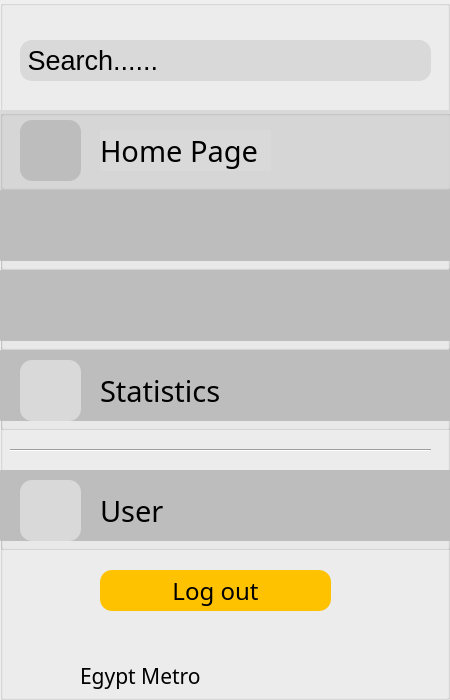
  <widget class="QGroupBox" name="groupBox">
   <property name="geometry">
    <rect>
     <x>0</x>
     <y>0</y>
     <width>450</width>
     <height>700</height>
    </rect>
   </property>
   <property name="title">
    <string/>
   </property>
   <widget class="QGroupBox" name="groupBox_2">
    <property name="geometry">
     <rect>
      <x>0</x>
      <y>110</y>
      <width>451</width>
      <height>80</height>
     </rect>
    </property>
    <property name="styleSheet">
     <string notr="true">background-color: #D9D9D9;</string>
    </property>
    <property name="title">
     <string/>
    </property>
    <widget class="QLabel" name="label">
     <property name="geometry">
      <rect>
       <x>20</x>
       <y>10</y>
       <width>61</width>
       <height>61</height>
      </rect>
     </property>
     <property name="styleSheet">
      <string notr="true">background-color: #BDBDBD;
border-radius: 12;
</string>
     </property>
     <property name="text">
      <string/>
     </property>
    </widget>
    <widget class="QLabel" name="home">
     <property name="geometry">
      <rect>
       <x>30</x>
       <y>20</y>
       <width>49</width>
       <height>41</height>
      </rect>
     </property>
     <property name="styleSheet">
      <string notr="true">background-color: #BDBDBD;</string>
     </property>
     <property name="text">
      <string/>
     </property>
    </widget>
    <widget class="QLabel" name="label_2">
     <property name="geometry">
      <rect>
       <x>100</x>
       <y>20</y>
       <width>171</width>
       <height>41</height>
      </rect>
     </property>
     <property name="font">
      <font>
       <family>BAXAUTRIAL</family>
       <pointsize>22</pointsize>
      </font>
     </property>
     <property name="text">
      <string>Home Page</string>
     </property>
    </widget>
   </widget>
   <widget class="QGroupBox" name="groupBox_3">
    <property name="geometry">
     <rect>
      <x>0</x>
      <y>190</y>
      <width>451</width>
      <height>80</height>
     </rect>
    </property>
    <property name="title">
     <string/>
    </property>
    <widget class="QPushButton" name="pushButton_2">
     <property name="geometry">
      <rect>
       <x>0</x>
       <y>0</y>
       <width>451</width>
       <height>71</height>
      </rect>
     </property>
     <property name="font">
      <font>
       <family>BAXAUTRIAL</family>
       <pointsize>18</pointsize>
      </font>
     </property>
     <property name="styleSheet">
      <string notr="true">background-color: #BDBDBD;
border-radius: 1;</string>
     </property>
     <property name="text">
      <string/>
     </property>
    </widget>
   </widget>
   <widget class="QGroupBox" name="groupBox_4">
    <property name="geometry">
     <rect>
      <x>0</x>
      <y>270</y>
      <width>451</width>
      <height>80</height>
     </rect>
    </property>
    <property name="title">
     <string/>
    </property>
    <widget class="QPushButton" name="pushButton_4">
     <property name="geometry">
      <rect>
       <x>0</x>
       <y>0</y>
       <width>451</width>
       <height>71</height>
      </rect>
     </property>
     <property name="font">
      <font>
       <family>BAXAUTRIAL</family>
       <pointsize>18</pointsize>
      </font>
     </property>
     <property name="styleSheet">
      <string notr="true">background-color: #BDBDBD;
border-radius: 1;</string>
     </property>
     <property name="text">
      <string/>
     </property>
    </widget>
   </widget>
   <widget class="QGroupBox" name="groupBox_5">
    <property name="geometry">
     <rect>
      <x>0</x>
      <y>350</y>
      <width>451</width>
      <height>80</height>
     </rect>
    </property>
    <property name="title">
     <string/>
    </property>
    <widget class="QPushButton" name="pushButton_5">
     <property name="geometry">
      <rect>
       <x>0</x>
       <y>0</y>
       <width>451</width>
       <height>71</height>
      </rect>
     </property>
     <property name="font">
      <font>
       <family>BAXAUTRIAL</family>
       <pointsize>18</pointsize>
      </font>
     </property>
     <property name="styleSheet">
      <string notr="true">background-color: #BDBDBD;
border-radius: 1;</string>
     </property>
     <property name="text">
      <string/>
     </property>
    </widget>
    <widget class="QLabel" name="label_8">
     <property name="geometry">
      <rect>
       <x>100</x>
       <y>20</y>
       <width>171</width>
       <height>41</height>
      </rect>
     </property>
     <property name="font">
      <font>
       <family>BAXAUTRIAL</family>
       <pointsize>22</pointsize>
      </font>
     </property>
     <property name="text">
      <string>Statistics</string>
     </property>
    </widget>
    <widget class="QLabel" name="label_7">
     <property name="geometry">
      <rect>
       <x>20</x>
       <y>10</y>
       <width>61</width>
       <height>61</height>
      </rect>
     </property>
     <property name="styleSheet">
      <string notr="true">background-color: #D9D9D9;
border-radius: 12;</string>
     </property>
     <property name="text">
      <string/>
     </property>
    </widget>
    <widget class="QLabel" name="state">
     <property name="geometry">
      <rect>
       <x>30</x>
       <y>20</y>
       <width>49</width>
       <height>41</height>
      </rect>
     </property>
     <property name="styleSheet">
      <string notr="true">background-color: #D9D9D9;</string>
     </property>
     <property name="text">
      <string/>
     </property>
    </widget>
   </widget>
   <widget class="QGroupBox" name="groupBox_6">
    <property name="geometry">
     <rect>
      <x>0</x>
      <y>470</y>
      <width>451</width>
      <height>80</height>
     </rect>
    </property>
    <property name="title">
     <string/>
    </property>
    <widget class="QPushButton" name="pushButton_3">
     <property name="geometry">
      <rect>
       <x>0</x>
       <y>0</y>
       <width>451</width>
       <height>71</height>
      </rect>
     </property>
     <property name="font">
      <font>
       <family>BAXAUTRIAL</family>
       <pointsize>18</pointsize>
      </font>
     </property>
     <property name="styleSheet">
      <string notr="true">background-color: #BDBDBD;
border-radius: 1;</string>
     </property>
     <property name="text">
      <string/>
     </property>
    </widget>
    <widget class="QLabel" name="label_10">
     <property name="geometry">
      <rect>
       <x>100</x>
       <y>20</y>
       <width>171</width>
       <height>41</height>
      </rect>
     </property>
     <property name="font">
      <font>
       <family>BAXAUTRIAL</family>
       <pointsize>22</pointsize>
      </font>
     </property>
     <property name="text">
      <string>User</string>
     </property>
    </widget>
    <widget class="QLabel" name="label_9">
     <property name="geometry">
      <rect>
       <x>20</x>
       <y>10</y>
       <width>61</width>
       <height>61</height>
      </rect>
     </property>
     <property name="styleSheet">
      <string notr="true">background-color: #D9D9D9;
border-radius: 12;</string>
     </property>
     <property name="text">
      <string/>
     </property>
    </widget>
    <widget class="QLabel" name="user">
     <property name="geometry">
      <rect>
       <x>30</x>
       <y>20</y>
       <width>49</width>
       <height>41</height>
      </rect>
     </property>
     <property name="styleSheet">
      <string notr="true">background-color: #D9D9D9;</string>
     </property>
     <property name="text">
      <string/>
     </property>
    </widget>
   </widget>
   <widget class="Line" name="line">
    <property name="geometry">
     <rect>
      <x>10</x>
      <y>440</y>
      <width>421</width>
      <height>20</height>
     </rect>
    </property>
    <property name="orientation">
     <enum>Qt::Horizontal</enum>
    </property>
   </widget>
   <widget class="QPushButton" name="pushButton">
    <property name="geometry">
     <rect>
      <x>100</x>
      <y>570</y>
      <width>231</width>
      <height>41</height>
     </rect>
    </property>
    <property name="font">
     <font>
      <family>BAXAUTRIAL</family>
      <pointsize>18</pointsize>
     </font>
    </property>
    <property name="styleSheet">
     <string notr="true">background-color: #FFC200;
border-radius: 12;
color: black;</string>
    </property>
    <property name="text">
     <string>Log out</string>
    </property>
   </widget>
   <widget class="QLabel" name="metro">
    <property name="geometry">
     <rect>
      <x>10</x>
      <y>640</y>
      <width>61</width>
      <height>51</height>
     </rect>
    </property>
    <property name="text">
     <string/>
    </property>
   </widget>
   <widget class="QLabel" name="label_12">
    <property name="geometry">
     <rect>
      <x>80</x>
      <y>660</y>
      <width>131</width>
      <height>31</height>
     </rect>
    </property>
    <property name="font">
     <font>
      <family>BAXAUTRIAL</family>
      <pointsize>16</pointsize>
     </font>
    </property>
    <property name="text">
     <string>Egypt Metro</string>
    </property>
   </widget>
   <widget class="QPushButton" name="pushButton_6">
    <property name="geometry">
     <rect>
      <x>20</x>
      <y>40</y>
      <width>411</width>
      <height>41</height>
     </rect>
    </property>
    <property name="font">
     <font>
      <pointsize>20</pointsize>
     </font>
    </property>
    <property name="styleSheet">
     <string notr="true">background-color: #D9D9D9;
border-radius: 12;
color: black;
text-align: left;</string>
    </property>
    <property name="text">
     <string> Search......</string>
    </property>
   </widget>
   <widget class="QLabel" name="searchicon">
    <property name="geometry">
     <rect>
      <x>370</x>
      <y>40</y>
      <width>51</width>
      <height>41</height>
     </rect>
    </property>
    <property name="styleSheet">
     <string notr="true">background-color: #D9D9D9;</string>
    </property>
    <property name="text">
     <string/>
    </property>
   </widget>
  </widget>
